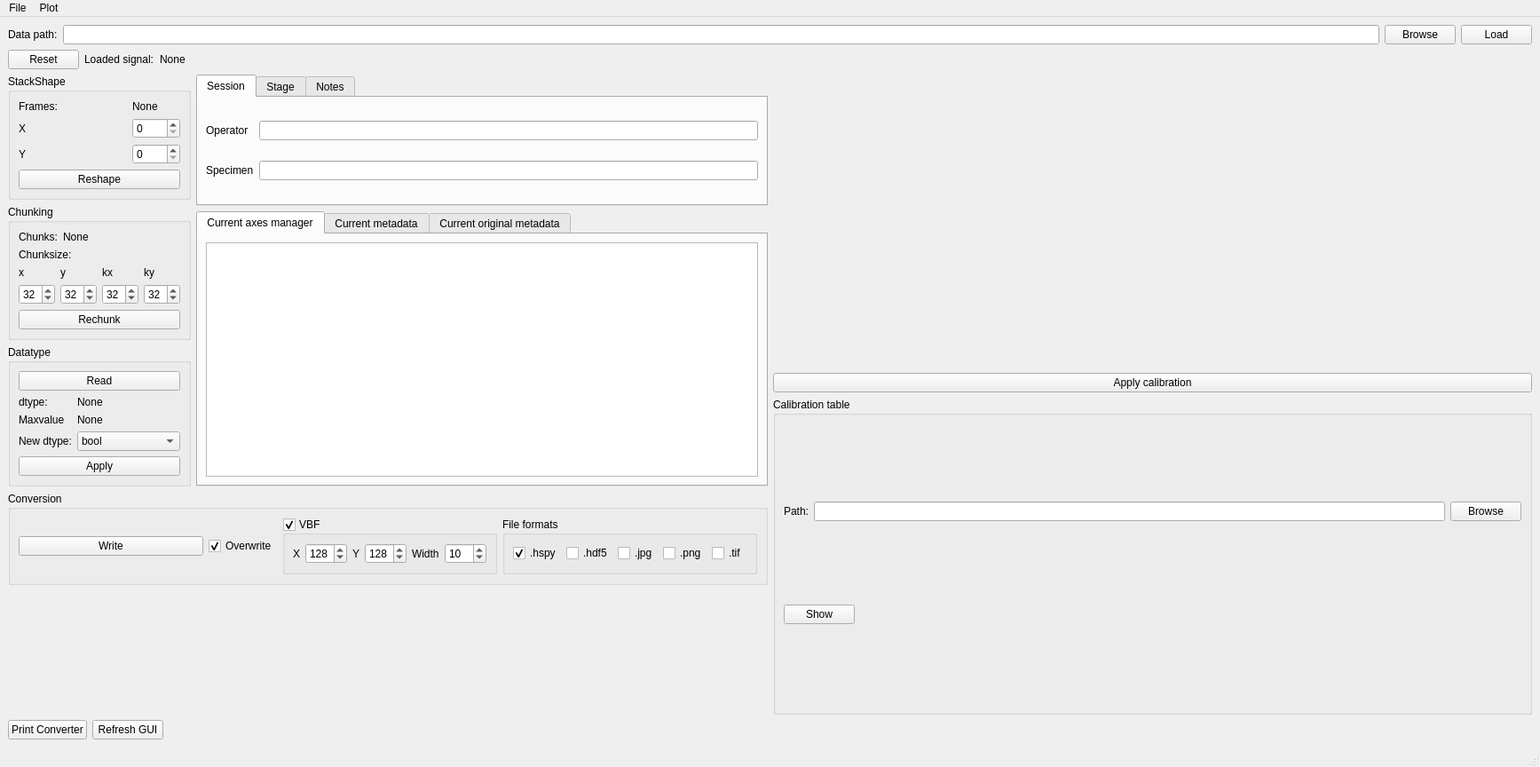
<?xml version="1.0" encoding="UTF-8"?>
<ui version="4.0">
 <class>MainWindow</class>
 <widget class="QMainWindow" name="MainWindow">
  <property name="geometry">
   <rect>
    <x>0</x>
    <y>0</y>
    <width>1735</width>
    <height>864</height>
   </rect>
  </property>
  <property name="windowTitle">
   <string>MainWindow</string>
  </property>
  <widget class="QWidget" name="centralwidget">
   <layout class="QVBoxLayout" name="verticalLayout_26">
    <item>
     <layout class="QHBoxLayout" name="horizontalLayout_4">
      <item>
       <widget class="QLabel" name="label">
        <property name="text">
         <string>Data path:</string>
        </property>
       </widget>
      </item>
      <item>
       <widget class="QLineEdit" name="dataPathLineEdit"/>
      </item>
      <item>
       <widget class="QPushButton" name="browseDataButton">
        <property name="sizePolicy">
         <sizepolicy hsizetype="Maximum" vsizetype="Fixed">
          <horstretch>0</horstretch>
          <verstretch>0</verstretch>
         </sizepolicy>
        </property>
        <property name="text">
         <string>Browse</string>
        </property>
       </widget>
      </item>
      <item>
       <widget class="QPushButton" name="loadButton">
        <property name="sizePolicy">
         <sizepolicy hsizetype="Maximum" vsizetype="Fixed">
          <horstretch>0</horstretch>
          <verstretch>0</verstretch>
         </sizepolicy>
        </property>
        <property name="text">
         <string>Load</string>
        </property>
       </widget>
      </item>
     </layout>
    </item>
    <item>
     <layout class="QHBoxLayout" name="horizontalLayout_14">
      <item>
       <layout class="QVBoxLayout" name="verticalLayout_23">
        <item>
         <layout class="QHBoxLayout" name="horizontalLayout_13">
          <item>
           <layout class="QHBoxLayout" name="horizontalLayout_2">
            <property name="sizeConstraint">
             <enum>QLayout::SetDefaultConstraint</enum>
            </property>
            <item>
             <widget class="QPushButton" name="resetButton">
              <property name="sizePolicy">
               <sizepolicy hsizetype="Maximum" vsizetype="Maximum">
                <horstretch>0</horstretch>
                <verstretch>0</verstretch>
               </sizepolicy>
              </property>
              <property name="text">
               <string>Reset</string>
              </property>
             </widget>
            </item>
            <item>
             <widget class="QLabel" name="label_2">
              <property name="sizePolicy">
               <sizepolicy hsizetype="Maximum" vsizetype="Maximum">
                <horstretch>0</horstretch>
                <verstretch>0</verstretch>
               </sizepolicy>
              </property>
              <property name="text">
               <string>Loaded signal:</string>
              </property>
             </widget>
            </item>
            <item>
             <widget class="QLabel" name="signalLabel">
              <property name="sizePolicy">
               <sizepolicy hsizetype="Preferred" vsizetype="Maximum">
                <horstretch>0</horstretch>
                <verstretch>0</verstretch>
               </sizepolicy>
              </property>
              <property name="text">
               <string>None</string>
              </property>
             </widget>
            </item>
           </layout>
          </item>
         </layout>
        </item>
        <item>
         <layout class="QHBoxLayout" name="horizontalLayout_3">
          <property name="sizeConstraint">
           <enum>QLayout::SetDefaultConstraint</enum>
          </property>
          <item>
           <layout class="QVBoxLayout" name="verticalLayout_13">
            <item>
             <widget class="QGroupBox" name="groupBox">
              <property name="title">
               <string>StackShape</string>
              </property>
              <layout class="QVBoxLayout" name="verticalLayout_2">
               <item>
                <layout class="QGridLayout" name="gridLayout_10">
                 <item row="0" column="0">
                  <widget class="QLabel" name="label_4">
                   <property name="sizePolicy">
                    <sizepolicy hsizetype="Preferred" vsizetype="Preferred">
                     <horstretch>0</horstretch>
                     <verstretch>0</verstretch>
                    </sizepolicy>
                   </property>
                   <property name="text">
                    <string>Frames:</string>
                   </property>
                  </widget>
                 </item>
                 <item row="0" column="1">
                  <widget class="QLabel" name="framesLabel">
                   <property name="text">
                    <string>None</string>
                   </property>
                  </widget>
                 </item>
                 <item row="1" column="0">
                  <widget class="QLabel" name="label_6">
                   <property name="sizePolicy">
                    <sizepolicy hsizetype="Preferred" vsizetype="Preferred">
                     <horstretch>0</horstretch>
                     <verstretch>0</verstretch>
                    </sizepolicy>
                   </property>
                   <property name="text">
                    <string>X</string>
                   </property>
                  </widget>
                 </item>
                 <item row="2" column="0">
                  <widget class="QLabel" name="label_7">
                   <property name="text">
                    <string>Y</string>
                   </property>
                  </widget>
                 </item>
                 <item row="1" column="1">
                  <widget class="QSpinBox" name="nXSpinBox">
                   <property name="sizePolicy">
                    <sizepolicy hsizetype="Maximum" vsizetype="Fixed">
                     <horstretch>0</horstretch>
                     <verstretch>0</verstretch>
                    </sizepolicy>
                   </property>
                   <property name="minimum">
                    <number>0</number>
                   </property>
                   <property name="maximum">
                    <number>4096</number>
                   </property>
                  </widget>
                 </item>
                 <item row="2" column="1">
                  <widget class="QSpinBox" name="nYSpinBox">
                   <property name="sizePolicy">
                    <sizepolicy hsizetype="Maximum" vsizetype="Fixed">
                     <horstretch>0</horstretch>
                     <verstretch>0</verstretch>
                    </sizepolicy>
                   </property>
                   <property name="minimum">
                    <number>0</number>
                   </property>
                   <property name="maximum">
                    <number>4096</number>
                   </property>
                  </widget>
                 </item>
                </layout>
               </item>
               <item>
                <widget class="QPushButton" name="reshapeButton">
                 <property name="sizePolicy">
                  <sizepolicy hsizetype="Preferred" vsizetype="Fixed">
                   <horstretch>0</horstretch>
                   <verstretch>0</verstretch>
                  </sizepolicy>
                 </property>
                 <property name="text">
                  <string>Reshape</string>
                 </property>
                </widget>
               </item>
              </layout>
             </widget>
            </item>
            <item>
             <widget class="QGroupBox" name="groupBox_2">
              <property name="title">
               <string>Chunking</string>
              </property>
              <layout class="QVBoxLayout" name="verticalLayout">
               <item>
                <layout class="QGridLayout" name="gridLayout_8">
                 <item row="0" column="0">
                  <widget class="QLabel" name="label_8">
                   <property name="sizePolicy">
                    <sizepolicy hsizetype="Maximum" vsizetype="Preferred">
                     <horstretch>0</horstretch>
                     <verstretch>0</verstretch>
                    </sizepolicy>
                   </property>
                   <property name="text">
                    <string>Chunks:</string>
                   </property>
                  </widget>
                 </item>
                 <item row="0" column="1">
                  <widget class="QLabel" name="chunksLabel">
                   <property name="text">
                    <string>None</string>
                   </property>
                  </widget>
                 </item>
                </layout>
               </item>
               <item>
                <widget class="QLabel" name="label_10">
                 <property name="sizePolicy">
                  <sizepolicy hsizetype="Maximum" vsizetype="Preferred">
                   <horstretch>0</horstretch>
                   <verstretch>0</verstretch>
                  </sizepolicy>
                 </property>
                 <property name="text">
                  <string>Chunksize:</string>
                 </property>
                </widget>
               </item>
               <item>
                <layout class="QGridLayout" name="gridLayout_3">
                 <item row="0" column="3">
                  <widget class="QLabel" name="label_36">
                   <property name="text">
                    <string>ky</string>
                   </property>
                  </widget>
                 </item>
                 <item row="0" column="1">
                  <widget class="QLabel" name="label_14">
                   <property name="text">
                    <string>y</string>
                   </property>
                  </widget>
                 </item>
                 <item row="0" column="2">
                  <widget class="QLabel" name="label_35">
                   <property name="text">
                    <string>kx</string>
                   </property>
                  </widget>
                 </item>
                 <item row="0" column="0">
                  <widget class="QLabel" name="label_12">
                   <property name="text">
                    <string>x</string>
                   </property>
                  </widget>
                 </item>
                 <item row="1" column="0">
                  <widget class="QSpinBox" name="chunkXSpinBox">
                   <property name="sizePolicy">
                    <sizepolicy hsizetype="Maximum" vsizetype="Fixed">
                     <horstretch>0</horstretch>
                     <verstretch>0</verstretch>
                    </sizepolicy>
                   </property>
                   <property name="minimum">
                    <number>1</number>
                   </property>
                   <property name="value">
                    <number>32</number>
                   </property>
                  </widget>
                 </item>
                 <item row="1" column="1">
                  <widget class="QSpinBox" name="chunkYSpinBox">
                   <property name="sizePolicy">
                    <sizepolicy hsizetype="Maximum" vsizetype="Fixed">
                     <horstretch>0</horstretch>
                     <verstretch>0</verstretch>
                    </sizepolicy>
                   </property>
                   <property name="minimum">
                    <number>1</number>
                   </property>
                   <property name="value">
                    <number>32</number>
                   </property>
                  </widget>
                 </item>
                 <item row="1" column="2">
                  <widget class="QSpinBox" name="chunkKxSpinBox">
                   <property name="sizePolicy">
                    <sizepolicy hsizetype="Maximum" vsizetype="Fixed">
                     <horstretch>0</horstretch>
                     <verstretch>0</verstretch>
                    </sizepolicy>
                   </property>
                   <property name="minimum">
                    <number>1</number>
                   </property>
                   <property name="value">
                    <number>32</number>
                   </property>
                  </widget>
                 </item>
                 <item row="1" column="3">
                  <widget class="QSpinBox" name="chunkKySpinBox">
                   <property name="sizePolicy">
                    <sizepolicy hsizetype="Maximum" vsizetype="Fixed">
                     <horstretch>0</horstretch>
                     <verstretch>0</verstretch>
                    </sizepolicy>
                   </property>
                   <property name="minimum">
                    <number>1</number>
                   </property>
                   <property name="value">
                    <number>32</number>
                   </property>
                  </widget>
                 </item>
                </layout>
               </item>
               <item>
                <widget class="QPushButton" name="rechunkButton">
                 <property name="sizePolicy">
                  <sizepolicy hsizetype="Preferred" vsizetype="Fixed">
                   <horstretch>0</horstretch>
                   <verstretch>0</verstretch>
                  </sizepolicy>
                 </property>
                 <property name="text">
                  <string>Rechunk</string>
                 </property>
                </widget>
               </item>
              </layout>
             </widget>
            </item>
            <item>
             <widget class="QGroupBox" name="groupBox_3">
              <property name="title">
               <string>Datatype</string>
              </property>
              <layout class="QVBoxLayout" name="verticalLayout_3">
               <item>
                <widget class="QPushButton" name="readDataInfoButton">
                 <property name="text">
                  <string>Read</string>
                 </property>
                </widget>
               </item>
               <item>
                <layout class="QGridLayout" name="gridLayout_11">
                 <item row="0" column="0">
                  <widget class="QLabel" name="label_11">
                   <property name="sizePolicy">
                    <sizepolicy hsizetype="Maximum" vsizetype="Preferred">
                     <horstretch>0</horstretch>
                     <verstretch>0</verstretch>
                    </sizepolicy>
                   </property>
                   <property name="text">
                    <string>dtype:</string>
                   </property>
                  </widget>
                 </item>
                 <item row="0" column="1">
                  <widget class="QLabel" name="dtypeLabel">
                   <property name="text">
                    <string>None</string>
                   </property>
                  </widget>
                 </item>
                 <item row="1" column="1">
                  <widget class="QLabel" name="maxValueLabel">
                   <property name="text">
                    <string>None</string>
                   </property>
                  </widget>
                 </item>
                 <item row="1" column="0">
                  <widget class="QLabel" name="label_13">
                   <property name="sizePolicy">
                    <sizepolicy hsizetype="Maximum" vsizetype="Preferred">
                     <horstretch>0</horstretch>
                     <verstretch>0</verstretch>
                    </sizepolicy>
                   </property>
                   <property name="text">
                    <string>Maxvalue</string>
                   </property>
                  </widget>
                 </item>
                 <item row="2" column="0">
                  <widget class="QLabel" name="label_15">
                   <property name="sizePolicy">
                    <sizepolicy hsizetype="Maximum" vsizetype="Preferred">
                     <horstretch>0</horstretch>
                     <verstretch>0</verstretch>
                    </sizepolicy>
                   </property>
                   <property name="text">
                    <string>New dtype:</string>
                   </property>
                  </widget>
                 </item>
                 <item row="2" column="1">
                  <widget class="QComboBox" name="dtypeComboBox">
                   <item>
                    <property name="text">
                     <string>bool</string>
                    </property>
                   </item>
                   <item>
                    <property name="text">
                     <string>uint8</string>
                    </property>
                   </item>
                   <item>
                    <property name="text">
                     <string>uint16</string>
                    </property>
                   </item>
                   <item>
                    <property name="text">
                     <string>uint32</string>
                    </property>
                   </item>
                  </widget>
                 </item>
                </layout>
               </item>
               <item>
                <widget class="QPushButton" name="changeDtypeButton">
                 <property name="text">
                  <string>Apply</string>
                 </property>
                </widget>
               </item>
              </layout>
             </widget>
            </item>
           </layout>
          </item>
          <item>
           <layout class="QVBoxLayout" name="verticalLayout_22">
            <item>
             <widget class="QTabWidget" name="tabWidget_2">
              <property name="sizePolicy">
               <sizepolicy hsizetype="Expanding" vsizetype="Maximum">
                <horstretch>0</horstretch>
                <verstretch>0</verstretch>
               </sizepolicy>
              </property>
              <property name="currentIndex">
               <number>0</number>
              </property>
              <widget class="QWidget" name="tab_6">
               <attribute name="title">
                <string>Session</string>
               </attribute>
               <layout class="QGridLayout" name="gridLayout_7">
                <item row="1" column="0">
                 <widget class="QLabel" name="label_34">
                  <property name="text">
                   <string>Specimen</string>
                  </property>
                 </widget>
                </item>
                <item row="0" column="0">
                 <widget class="QLabel" name="label_33">
                  <property name="text">
                   <string>Operator</string>
                  </property>
                 </widget>
                </item>
                <item row="1" column="1">
                 <widget class="QLineEdit" name="specimenLineEdit"/>
                </item>
                <item row="0" column="1">
                 <widget class="QLineEdit" name="operatorLineEdit"/>
                </item>
               </layout>
              </widget>
              <widget class="QWidget" name="tab_4">
               <attribute name="title">
                <string>Stage</string>
               </attribute>
               <layout class="QGridLayout" name="gridLayout_6">
                <item row="0" column="2">
                 <widget class="QLabel" name="label_30">
                  <property name="text">
                   <string>Z [um]</string>
                  </property>
                 </widget>
                </item>
                <item row="0" column="7">
                 <spacer name="horizontalSpacer">
                  <property name="orientation">
                   <enum>Qt::Horizontal</enum>
                  </property>
                  <property name="sizeHint" stdset="0">
                   <size>
                    <width>40</width>
                    <height>20</height>
                   </size>
                  </property>
                 </spacer>
                </item>
                <item row="1" column="0">
                 <widget class="QDoubleSpinBox" name="xStage"/>
                </item>
                <item row="0" column="1">
                 <widget class="QLabel" name="label_18">
                  <property name="text">
                   <string>Y [um]</string>
                  </property>
                 </widget>
                </item>
                <item row="2" column="0">
                 <spacer name="verticalSpacer_2">
                  <property name="orientation">
                   <enum>Qt::Vertical</enum>
                  </property>
                  <property name="sizeHint" stdset="0">
                   <size>
                    <width>20</width>
                    <height>40</height>
                   </size>
                  </property>
                 </spacer>
                </item>
                <item row="1" column="4">
                 <widget class="QDoubleSpinBox" name="alphaTilt"/>
                </item>
                <item row="1" column="5">
                 <widget class="QDoubleSpinBox" name="betaTilt"/>
                </item>
                <item row="0" column="0">
                 <widget class="QLabel" name="label_17">
                  <property name="text">
                   <string>X [um]</string>
                  </property>
                 </widget>
                </item>
                <item row="0" column="5">
                 <widget class="QLabel" name="label_32">
                  <property name="text">
                   <string>Tilt Y / Rot [deg]</string>
                  </property>
                 </widget>
                </item>
                <item row="1" column="1">
                 <widget class="QDoubleSpinBox" name="yStage"/>
                </item>
                <item row="1" column="2" colspan="2">
                 <widget class="QDoubleSpinBox" name="zStage"/>
                </item>
                <item row="0" column="3" colspan="2">
                 <widget class="QLabel" name="label_31">
                  <property name="text">
                   <string>Tilt X [deg]</string>
                  </property>
                 </widget>
                </item>
                <item row="1" column="6">
                 <widget class="QCheckBox" name="rotationHolderCheckBox">
                  <property name="text">
                   <string>Rotation holder</string>
                  </property>
                 </widget>
                </item>
               </layout>
              </widget>
              <widget class="QWidget" name="tab_5">
               <attribute name="title">
                <string>Notes</string>
               </attribute>
               <layout class="QVBoxLayout" name="verticalLayout_12">
                <item>
                 <widget class="QTextEdit" name="notesTextEdit">
                  <property name="sizePolicy">
                   <sizepolicy hsizetype="Expanding" vsizetype="Maximum">
                    <horstretch>0</horstretch>
                    <verstretch>0</verstretch>
                   </sizepolicy>
                  </property>
                  <property name="minimumSize">
                   <size>
                    <width>0</width>
                    <height>0</height>
                   </size>
                  </property>
                  <property name="maximumSize">
                   <size>
                    <width>16777215</width>
                    <height>100</height>
                   </size>
                  </property>
                 </widget>
                </item>
               </layout>
              </widget>
             </widget>
            </item>
            <item>
             <widget class="QTabWidget" name="tabWidget">
              <property name="sizePolicy">
               <sizepolicy hsizetype="Expanding" vsizetype="Preferred">
                <horstretch>0</horstretch>
                <verstretch>0</verstretch>
               </sizepolicy>
              </property>
              <property name="currentIndex">
               <number>0</number>
              </property>
              <widget class="QWidget" name="tab">
               <attribute name="title">
                <string>Current axes manager</string>
               </attribute>
               <layout class="QVBoxLayout" name="verticalLayout_11">
                <item>
                 <widget class="QPlainTextEdit" name="axesManagerPlainTextEdit"/>
                </item>
               </layout>
              </widget>
              <widget class="QWidget" name="tab_2">
               <attribute name="title">
                <string>Current metadata</string>
               </attribute>
               <layout class="QVBoxLayout" name="verticalLayout_9">
                <item>
                 <widget class="QTreeWidget" name="metadataTreeWidget">
                  <column>
                   <property name="text">
                    <string notr="true">1</string>
                   </property>
                  </column>
                 </widget>
                </item>
               </layout>
              </widget>
              <widget class="QWidget" name="tab_3">
               <attribute name="title">
                <string>Current original metadata</string>
               </attribute>
               <layout class="QVBoxLayout" name="verticalLayout_10">
                <item>
                 <widget class="QTreeWidget" name="originalMetadataTreeWidget">
                  <property name="sizePolicy">
                   <sizepolicy hsizetype="Expanding" vsizetype="Preferred">
                    <horstretch>0</horstretch>
                    <verstretch>0</verstretch>
                   </sizepolicy>
                  </property>
                  <column>
                   <property name="text">
                    <string notr="true">1</string>
                   </property>
                  </column>
                 </widget>
                </item>
               </layout>
              </widget>
             </widget>
            </item>
           </layout>
          </item>
         </layout>
        </item>
        <item>
         <layout class="QHBoxLayout" name="horizontalLayout_12">
          <item>
           <widget class="QGroupBox" name="groupBox_4">
            <property name="title">
             <string>Conversion</string>
            </property>
            <layout class="QHBoxLayout" name="horizontalLayout_7">
             <item>
              <widget class="QPushButton" name="writeButton">
               <property name="text">
                <string>Write</string>
               </property>
              </widget>
             </item>
             <item>
              <widget class="QCheckBox" name="overwriteCheckBox">
               <property name="sizePolicy">
                <sizepolicy hsizetype="Maximum" vsizetype="Fixed">
                 <horstretch>0</horstretch>
                 <verstretch>0</verstretch>
                </sizepolicy>
               </property>
               <property name="text">
                <string>Overwrite</string>
               </property>
               <property name="checked">
                <bool>true</bool>
               </property>
              </widget>
             </item>
             <item>
              <widget class="QGroupBox" name="VBFGroupBox">
               <property name="title">
                <string>VBF</string>
               </property>
               <property name="checkable">
                <bool>true</bool>
               </property>
               <layout class="QGridLayout" name="gridLayout_2">
                <item row="1" column="3">
                 <widget class="QSpinBox" name="cYSpinBox">
                  <property name="maximum">
                   <number>255</number>
                  </property>
                  <property name="value">
                   <number>128</number>
                  </property>
                 </widget>
                </item>
                <item row="1" column="0">
                 <widget class="QLabel" name="label_3">
                  <property name="text">
                   <string>X</string>
                  </property>
                 </widget>
                </item>
                <item row="1" column="4">
                 <widget class="QLabel" name="label_9">
                  <property name="text">
                   <string>Width</string>
                  </property>
                 </widget>
                </item>
                <item row="1" column="1">
                 <widget class="QSpinBox" name="cXSpinBox">
                  <property name="maximum">
                   <number>255</number>
                  </property>
                  <property name="value">
                   <number>128</number>
                  </property>
                 </widget>
                </item>
                <item row="1" column="2">
                 <widget class="QLabel" name="label_5">
                  <property name="text">
                   <string>Y</string>
                  </property>
                 </widget>
                </item>
                <item row="1" column="5">
                 <widget class="QSpinBox" name="widthSpinBox">
                  <property name="maximum">
                   <number>255</number>
                  </property>
                  <property name="value">
                   <number>10</number>
                  </property>
                 </widget>
                </item>
               </layout>
              </widget>
             </item>
             <item>
              <widget class="QGroupBox" name="fileFormatGroupBox">
               <property name="title">
                <string>File formats</string>
               </property>
               <layout class="QHBoxLayout" name="horizontalLayout">
                <item>
                 <widget class="QCheckBox" name="hspyCheckBox">
                  <property name="text">
                   <string>.hspy</string>
                  </property>
                  <property name="checked">
                   <bool>true</bool>
                  </property>
                 </widget>
                </item>
                <item>
                 <widget class="QCheckBox" name="hdfCheckBox">
                  <property name="text">
                   <string>.hdf5</string>
                  </property>
                 </widget>
                </item>
                <item>
                 <widget class="QCheckBox" name="jpgCheckBox">
                  <property name="text">
                   <string>.jpg</string>
                  </property>
                 </widget>
                </item>
                <item>
                 <widget class="QCheckBox" name="pngCheckBox">
                  <property name="text">
                   <string>.png</string>
                  </property>
                 </widget>
                </item>
                <item>
                 <widget class="QCheckBox" name="tifCheckBox">
                  <property name="text">
                   <string>.tif</string>
                  </property>
                 </widget>
                </item>
               </layout>
              </widget>
             </item>
            </layout>
           </widget>
          </item>
         </layout>
        </item>
        <item>
         <spacer name="verticalSpacer">
          <property name="orientation">
           <enum>Qt::Vertical</enum>
          </property>
          <property name="sizeHint" stdset="0">
           <size>
            <width>20</width>
            <height>40</height>
           </size>
          </property>
         </spacer>
        </item>
       </layout>
      </item>
      <item>
       <layout class="QVBoxLayout" name="verticalLayout_25">
        <item>
         <layout class="QVBoxLayout" name="verticalLayout_8">
          <item>
           <widget class="QMicroscope" name="parameterWidget" native="true"/>
          </item>
          <item>
           <widget class="QPushButton" name="applyCalibrationButton">
            <property name="text">
             <string>Apply calibration</string>
            </property>
           </widget>
          </item>
          <item>
           <widget class="QGroupBox" name="groupBox_7">
            <property name="title">
             <string>Calibration table</string>
            </property>
            <layout class="QVBoxLayout" name="verticalLayout_5">
             <item>
              <layout class="QHBoxLayout" name="horizontalLayout_5">
               <item>
                <widget class="QLabel" name="label_16">
                 <property name="text">
                  <string>Path:</string>
                 </property>
                </widget>
               </item>
               <item>
                <widget class="QLineEdit" name="calibrationPathLineEdit">
                 <property name="text">
                  <string/>
                 </property>
                </widget>
               </item>
               <item>
                <widget class="QPushButton" name="browseCalibrationFileButton">
                 <property name="text">
                  <string>Browse</string>
                 </property>
                </widget>
               </item>
              </layout>
             </item>
             <item>
              <widget class="QPushButton" name="showCalibrationsButton">
               <property name="sizePolicy">
                <sizepolicy hsizetype="Maximum" vsizetype="Fixed">
                 <horstretch>0</horstretch>
                 <verstretch>0</verstretch>
                </sizepolicy>
               </property>
               <property name="text">
                <string>Show</string>
               </property>
              </widget>
             </item>
            </layout>
           </widget>
          </item>
         </layout>
        </item>
       </layout>
      </item>
     </layout>
    </item>
    <item>
     <layout class="QHBoxLayout" name="horizontalLayout_8">
      <item>
       <widget class="QPushButton" name="printConverterButton">
        <property name="sizePolicy">
         <sizepolicy hsizetype="Maximum" vsizetype="Fixed">
          <horstretch>0</horstretch>
          <verstretch>0</verstretch>
         </sizepolicy>
        </property>
        <property name="text">
         <string>Print Converter</string>
        </property>
       </widget>
      </item>
      <item>
       <widget class="QPushButton" name="refreshButton">
        <property name="sizePolicy">
         <sizepolicy hsizetype="Maximum" vsizetype="Fixed">
          <horstretch>0</horstretch>
          <verstretch>0</verstretch>
         </sizepolicy>
        </property>
        <property name="text">
         <string>Refresh GUI</string>
        </property>
       </widget>
      </item>
      <item>
       <spacer name="horizontalSpacer_2">
        <property name="orientation">
         <enum>Qt::Horizontal</enum>
        </property>
        <property name="sizeHint" stdset="0">
         <size>
          <width>40</width>
          <height>20</height>
         </size>
        </property>
       </spacer>
      </item>
     </layout>
    </item>
   </layout>
  </widget>
  <widget class="QMenuBar" name="menubar">
   <property name="geometry">
    <rect>
     <x>0</x>
     <y>0</y>
     <width>1735</width>
     <height>22</height>
    </rect>
   </property>
   <widget class="QMenu" name="menuFile">
    <property name="title">
     <string>File</string>
    </property>
    <addaction name="actionExit"/>
    <addaction name="actionOpen"/>
    <addaction name="actionClose"/>
   </widget>
   <widget class="QMenu" name="menuPlot">
    <property name="title">
     <string>Plot</string>
    </property>
    <addaction name="actionVBF"/>
    <addaction name="actionFrames"/>
   </widget>
   <addaction name="menuFile"/>
   <addaction name="menuPlot"/>
  </widget>
  <widget class="QStatusBar" name="statusbar"/>
  <action name="actionVBF">
   <property name="text">
    <string>VBF</string>
   </property>
  </action>
  <action name="actionFrames">
   <property name="text">
    <string>Frames</string>
   </property>
  </action>
  <action name="actionExit">
   <property name="text">
    <string>Exit</string>
   </property>
  </action>
  <action name="actionOpen">
   <property name="text">
    <string>Open</string>
   </property>
  </action>
  <action name="actionClose">
   <property name="text">
    <string>Close</string>
   </property>
  </action>
 </widget>
 <customwidgets>
  <customwidget>
   <class>QMicroscope</class>
   <extends>QWidget</extends>
   <header>mib2hspy/gui/guiTools.h</header>
   <container>1</container>
  </customwidget>
 </customwidgets>
 <resources/>
 <connections/>
</ui>
